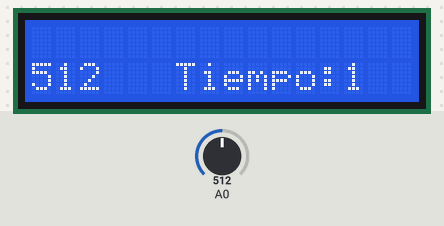
Recording of a sketch running on a simulated Arduino Uno, built with avr-gcc and run on an emulated ATmega328P. On the bench: 16×2 character LCD. Inputs (shaded band) come from the test bench; at power-on: A0 = 512. The board resets itself during the run and starts again; EEPROM starts erased.

Above: at 2.3 s.
2.4 s: A0 set to 716
At 3.9 s:
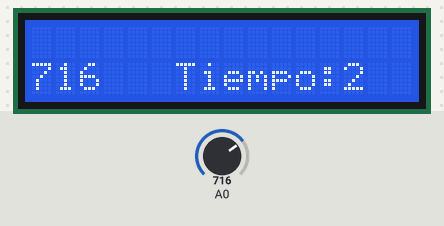
4.6 s: A0 set to 900
At 6.9 s:
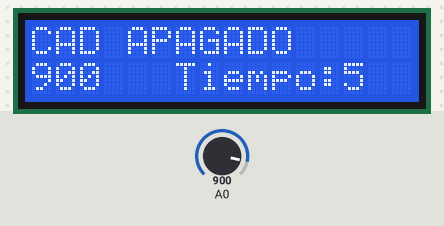
7.6 s: A0 set to 1023
At 10.5 s:
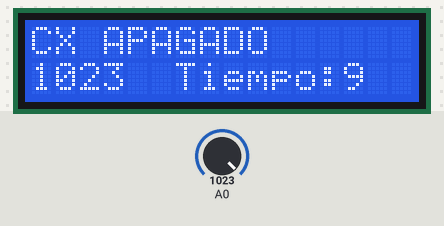
Timing chart, 0 to 12.0 s (numbered marks = the images above; inputs shaded):
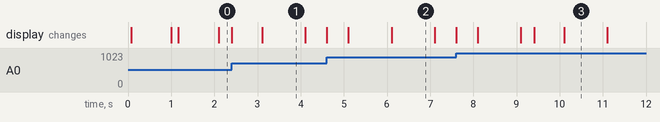

Measured:
- what the display in image 1 shows lasts 1.0 s, from 3.1 s to 4.1 s

The sketch:

Deber_Micros_Power.ino
```cpp
/*
  Realizar un programa que cada 5 segundos el sistema desactiva el conversor
  análogo digital, cada 8 segundos la comunicación serial y cada 12 segundos
  un desactivación total.
  Esta información debe verse en una LCD. Suba su enlace de su cuenta GitHub.
  */
  #include <LowPower.h>
  #include <avr/wdt.h>
  #include <EEPROM.h>
  #include<avr/sleep.h>
  #include <MsTimer2.h>
  #include <TimerOne.h>
  #include <avr/power.h>

  #include <LiquidCrystal.h>
  const int rs = 13, en =12 , d4 = 11, d5 = 10, d6 = 9, d7 = 8;
  LiquidCrystal lcd(rs, en, d4, d5, d6, d7);
  int conteo = 0;
  int dato;
  int on = 7;
  int t=10;
  int valor = EEPROM.read(0);

  void setup() {
    Timer1.initialize(1000000);
    Timer1.attachInterrupt(contador);
    power_all_enable();
    lcd.begin(16, 2);
    valor = 0;
  }

  void loop() {
    Serial.println(valor);
    dormir();
    lcd.setCursor(6, 1);
    lcd.print("Tiempo:" + String(conteo));
    dato = analogRead(0);
    lcd.setCursor(0, 1);
    lcd.print(dato);
  }
  void contador() {
  conteo++;
  }

  void dormir() {
    if (conteo == 5) {
    valor = valor + 1;
    lcd.setCursor(0, 0);
    lcd.print("CAD APAGADO");
    power_adc_disable();

    }
    if (conteo == 8) {
    lcd.setCursor(0, 0);
    lcd.print("                ");
    lcd.setCursor(0, 0);
    lcd.print("CX APAGADO");
    power_spi_disable();
    }
    if (conteo == 12) {
    lcd.setCursor(0, 0);
    lcd.print("                ");
    lcd.setCursor(0, 0);
    lcd.print("SISTEMAEN REPOSO");
    power_all_disable();
    }
    if (EEPROM.read(0) >= 12) {
    valor = 0;
    power_all_enable();
    EEPROM.write(0, valor);
    lcd.clear();
    lcd.setCursor(0, 0);
    lcd.print("SISTEMA");
    lcd.setCursor(0, 1);
    lcd.print("REINICIADO");
    digitalWrite(on, HIGH);
    delay(t);
    wdt_enable(WDTO_1S);
    }
  }
```
